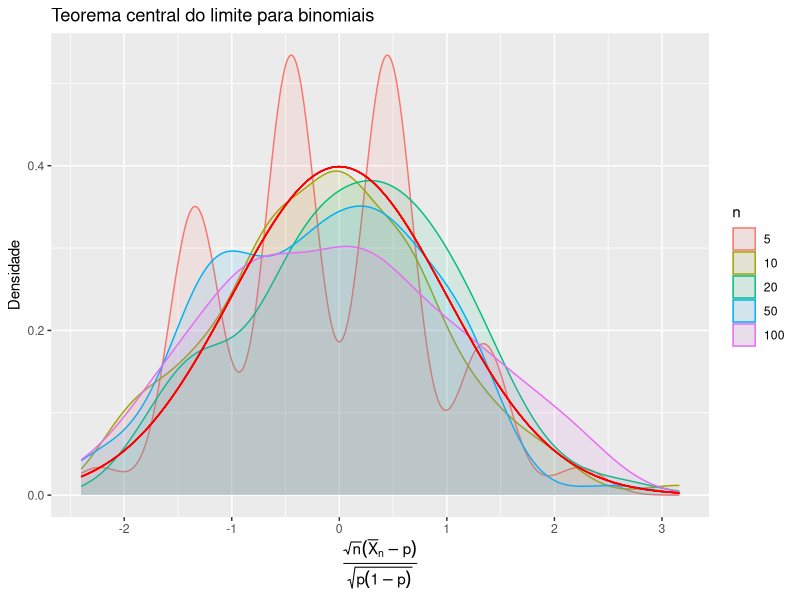

R code for this plot:
## ---- chunk 1
library(tidyverse)
n_sim = 10^2
gen_std_mean = function(n_sim, n_sample) {
  (rbinom(n_sim, n_sample, 0.5)-0.5*n_sample)/sqrt(n_sample*0.25)
}
as.list(c(5, 10, 20, 50, 10^2)) %>% 
  map_dfr(function(x) data_frame(std_mean = gen_std_mean(n_sim, x), 
                                 n = rep(x, n_sim))) %>%
  mutate(n = as.factor(n)) %>%
  ggplot(aes(x= std_mean, fill = n, colour = n)) +
  ggtitle("Teorema central do limite para binomiais") +
  ylab("Densidade") +
  xlab(expression(frac(sqrt(n)(bar(X)[n]-p), sqrt(p(1-p))))) +
  geom_density(alpha = 0.1) +
  stat_function(fun = dnorm, colour = "red")
